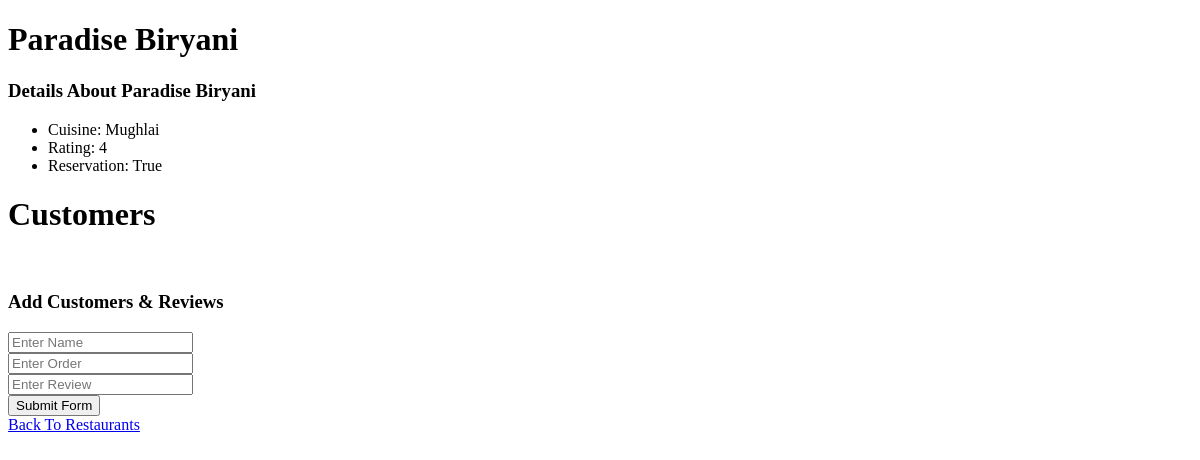
Before: /restaurants/1 with the older database file.
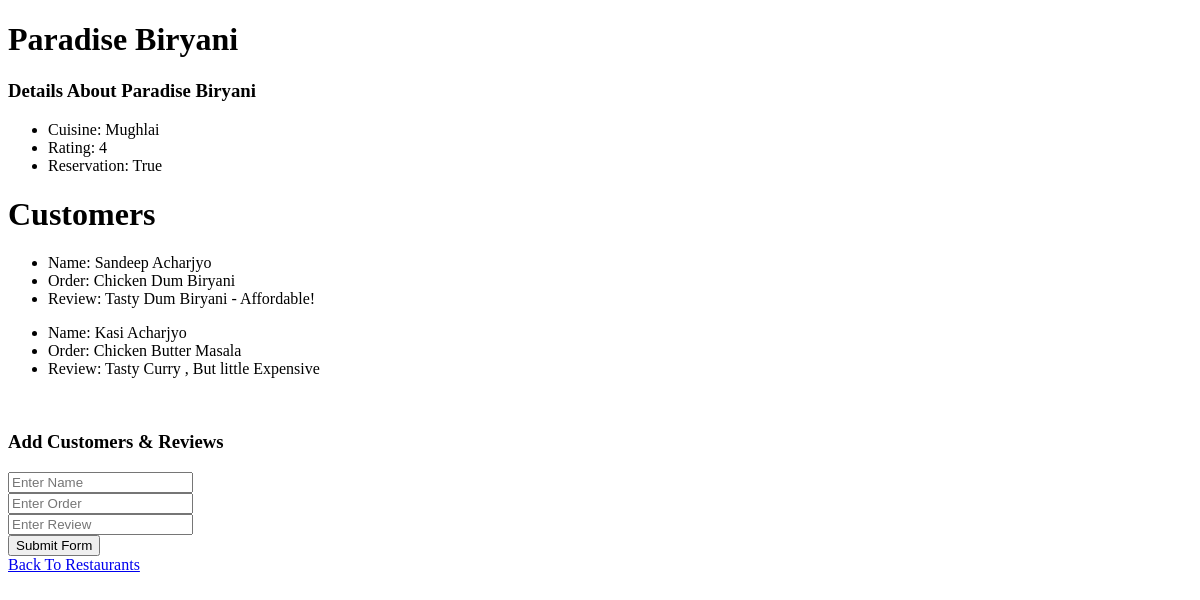
After: the same page with the newer database file.
### restaurant/models.py (models this page shows, shortened)
class Restaurant(models.Model):
    name = models.CharField(max_length=32 , blank=False)
    cuisine = models.CharField(max_length=10 , blank=False)
    rating = models.IntegerField(blank=False)
    reservation = models.BooleanField()

class People(models.Model):
    name = models.CharField(max_length=32 , blank=False)
    order = models.CharField(max_length=32 , blank=False)
    review = models.CharField(max_length=50)
    conneection = models.ManyToManyField(Restaurant , blank=False , related_name="people")

### restaurant/views.py (the view)
# urls.py: path("restaurants/" , include("restaurant.urls")),
def restaurant(request , restaurant_id):
    restaurant = Restaurant.objects.get(pk=restaurant_id)
    return render(request , 'restaurant/diner.html' , {
        "restaurant": restaurant,
        "peoples" : restaurant.people.all()
    })

### restaurant/templates/restaurant/diner.html (shortened to what this page needs)
{% extends 'restaurant/layout.html' %}
{% block body %}
    <h1>{{ restaurant.name }}</h1>
    <h3>Details About {{ restaurant.name }}</h3>
    <ul>
        <li>Cuisine: {{ restaurant.cuisine }}</li>
        <li>Rating: {{ restaurant.rating }}</li>
        <li>Reservation: {{ restaurant.reservation }}</li>
    </ul>
    <h1>Customers</h1>
    {% for people in peoples %}
    <ul>
        <li>Name: {{ people.name }}</li>
        <li>Order: {{ people.order }}</li>
        <li>Review: {{ people.review }}</li>
    </ul>
    {% endfor %}
        <br>
    <h3>Add Customers & Reviews</h3>
    <form action="{% url 'book' restaurant.id %}" method="POST">
        <input type="text" name="name" placeholder="Enter Name"><br>
        <input type="text" name="order" placeholder="Enter Order"><br>
        <input type="text" name="review" placeholder="Enter Review"><br>
        <input type="submit" value="Submit Form">
    </form>
    <a href="{% url 'index' %}">Back To Restaurants</a>
{% endblock %}

### restaurant/templates/restaurant/layout.html (shortened to what this page needs)
<!DOCTYPE html>
<html lang="en">
    <head>
    </head>
    <body>
        {% block body %}
        {% endblock %}
    </body>
</html>

Changed rows visible on the page:
added People: name "Sandeep Acharjyo", order "Chicken Dum Biryani", review "Tasty Dum Biryani - Affordable!"
added People: name "Kasi Acharjyo", order "Chicken Butter Masala", review "Tasty Curry , But little Expensive"
